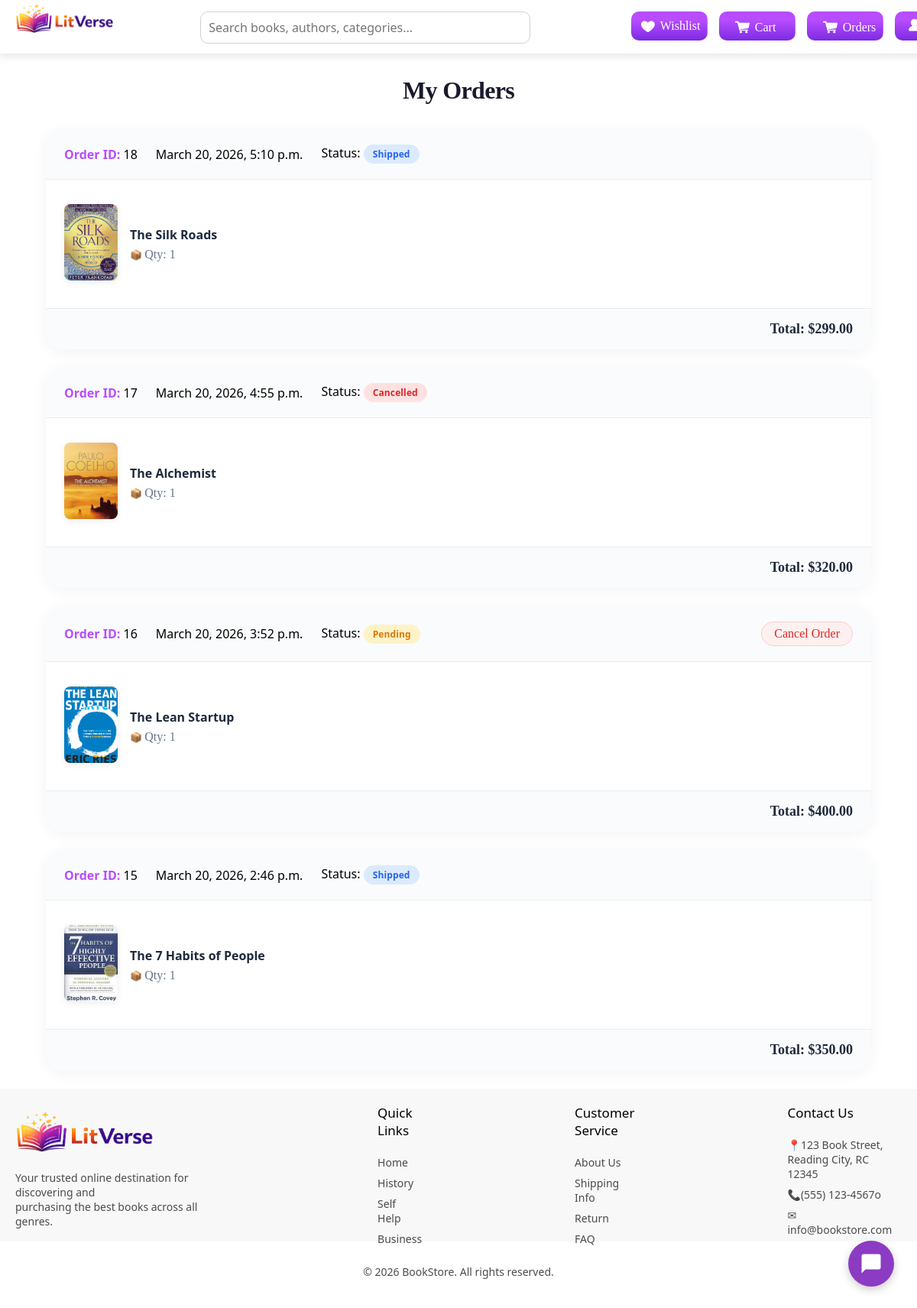
Page /my-orders/ (signed in) on the committed database.
### books/models.py (models this page shows, shortened)
class Order(models.Model):
    STATUS_CHOICES = [
        ('pending', 'Pending'),
        ('processing', 'Processing'),
        ('shipped', 'Shipped'),
        ('delivered', 'Delivered'),
        ('cancelled', 'Cancelled'),
    ]
    user = models.ForeignKey(User, on_delete=models.CASCADE)
    name = models.CharField(max_length=100)
    email = models.EmailField()
    address = models.TextField()
    payment_method = models.CharField(max_length=50)
    total = models.DecimalField(max_digits=10, decimal_places=2)
    status = models.CharField(
        max_length=20,
        choices=STATUS_CHOICES,
        default='pending'
    )
    created_at = models.DateTimeField(auto_now_add=True)
    razorpay_order_id = models.CharField(max_length=255, blank=True, null=True)

class OrderItem(models.Model):
    order = models.ForeignKey(Order, on_delete=models.CASCADE)
    book = models.ForeignKey('Book', on_delete=models.CASCADE)
    quantity = models.IntegerField()

class Book(models.Model):
    CATEGORY_CHOICES = [
        ('fiction', 'Fiction'),
        ('mystery', 'Mystery'),
        ('scifi', 'Science Fiction'),
        ('romance', 'Romance'),
        ('biography', 'Biography'),
        ('selfhelp', 'Self Help'),
        ('business', 'Business'),
        ('history', 'History'),
    ]
    title = models.CharField(max_length=200)
    author = models.CharField(max_length=200)
    price = models.DecimalField(max_digits=6, decimal_places=2)
    image = models.ImageField(upload_to='book/')
    category = models.CharField(max_length=20, choices=CATEGORY_CHOICES)
    description = models.TextField()
    publisher = models.CharField(max_length=200)
    publication_date = models.DateField()
    isbn = models.CharField(max_length=20)
    pages = models.IntegerField()

### books/views.py (the view)
# urls.py: path('my-orders/', views.my_orders, name='my_orders'),
@login_required
def my_orders(request):
    orders = Order.objects.filter(user=request.user).order_by('-created_at')
    return render(request, "my_orders.html", {
        'orders': orders
    })

### books/context_processors.py (called while the page is built)
def cart_count(request):
    cart = request.session.get('cart', {})
    count = sum(cart.values())
    return {
        'cart_count': count
    }

### templates/my_orders.html (shortened to what this page needs)
<!DOCTYPE html>
<html lang="en">
<head>
    {% load static %}
    <link rel="stylesheet" href="{% static 'css/my_orders.css' %}">
</head>
<body>
    <div class="nav">
        <div class="left_nav">
            <div class="litverselogo">
                <a href="{% url 'home' %}?category=all"><img src="{% static 'images/logohorizont.png' %}" alt="" width="180px"></a>
            </div>
        </div>
        <div class="right_nav">
            <form method="GET" action="">
                <div class="search_bar">
                    <input type="text" name="q" placeholder="Search books, authors, categories...">
                </div>
            </form>
            <div class="buttons">
                <div class="wishlist">
                    <a href="{% url 'wishlist' %}" class="wishlist-btn"><img src="{% static 'images/wishlistnav.png' %}" class="icon-img" alt="" width="20px">Wishlist</a>
                </div>
                <div class="cart">
                    <a href="{% url 'cart' %}" class="cart-btn"><img src="{% static 'images/cartnav.png' %}" class="icon-img" alt="" width="21px">Cart</a>
                </div>
                <div class="cart">
                    <a href="{% url 'my_orders' %}" class="cart-btn"><img src="{% static 'images/cartnav.png' %}" class="icon-img" alt="" width="21px">Orders</a>
                </div>
                <div class="logout">
                    <a href="{% url 'logout' %}" class="logout-btn"><img src="{% static 'images/logoutnav.png' %}" class="icon-img" alt="" width="16px">Logout</a>
                </div>
            </div>
        </div>
    </div>
    <div class="chat-icon" onclick="toggleChatbox()">
        <svg viewBox="0 0 24 24">
            <path d="M20 2H4c-1.1 0-2 .9-2 2v18l4-4h14c1.1 0 2-.9 2-2V4c0-1.1-.9-2-2-2z"/>
        </svg>
    </div>
    {% if orders %}
    <h2>My Orders</h2>
    {% for order in orders %}
    <div class="order-card">
        <div class="order-header">
            <p><strong>Order ID:</strong> {{ order.id }}</p>
            <p>{{ order.created_at }}</p>
            <p>Status:
                <span class="status {{ order.status }}">
                    {{ order.status }}
                </span>
            </p>
            {% if order.status == 'pending' %}
                <a href="{% url 'cancel_order' order.id %}" class="cancel-btn">
                     Cancel Order
                </a>
            {% endif %}
        </div>
        <div class="order-items">
            {% for item in order.orderitem_set.all %}
            <div class="order-item">
                <a href="{% url 'book_detail' item.book.id %}"><img src="{{ item.book.image.url }}" width="80"></a>
                <div>
                    <p>{{ item.book.title }}</p>
                    <p>Qty: {{ item.quantity }}</p>
                </div>
            </div>
            {% endfor %}
        </div>
        <div class="order-total">
            Total: ${{ order.total }}
        </div>
    </div>
    {% endfor %}
{% endif %}
<div class="footer">
        <div class="litverse-qoute">
            <div class="litverse-foot-logo">
                <img src="{% static 'images/logohorizont.png' %}" alt="" width="180px">
            </div>
            <div class="qoute">
                <p>Your trusted online destination for discovering and </p>
                <p>purchasing the best books across all genres.</p>
            </div>
        </div>
        <div class="links-contact">
            <div class="quick-links">
                <p>Quick Links</p>
                <ul type="none">
                    <a href="{% url 'home' %}?category=all"><li>Home</li></a>
                    <a href="{% url 'category_books' 'history' %}"><li>History</li></a>
                    <a href="{% url 'category_books' 'selfhelp' %}"><li>Self Help</li></a>
                    <a href="{% url 'category_books' 'business' %}"><li>Business</li></a>
                </ul>
            </div>
            <div class="customer-service">
                <p>Customer Service</p>
                <ul type="none">
                    <li>About Us</li>
                    <li>Shipping Info</li>
                    <li>Return</li>
                    <li>FAQ</li>
                </ul>
            </div>
            <div class="contact">
                <p>Contact Us</p>
                <ul type="none">
                    <li>📍123 Book Street, Reading City, RC 12345</li>
                    <li>📞(555) 123-4567o</li>
                    <li>✉ info@bookstore.com</li>
                </ul>
            </div>
        </div>
    </div>
    <div class="copyright">
        <p>© 2026 BookStore. All rights reserved.</p>
    </div>
</body>
</html>

### rows in the picture
Order: id "18", created_at "March 20, 2026, 5:10 p.m.", status "Shipped", total "299.00"
OrderItem: book.image (picture), book "The Silk Roads", quantity "1"
Order: id "17", created_at "March 20, 2026, 4:55 p.m.", status "Cancelled", total "320.00"
OrderItem: book.image (picture), book "The Alchemist", quantity "1"
Order: id "16", created_at "March 20, 2026, 3:52 p.m.", status "Pending", shows "Cancel Order", total "400.00"
OrderItem: book.image (picture), book "The Lean Startup", quantity "1"
Order: id "15", created_at "March 20, 2026, 2:46 p.m.", status "Shipped", total "350.00"
OrderItem: book.image (picture), book "The 7 Habits of People", quantity "1"
